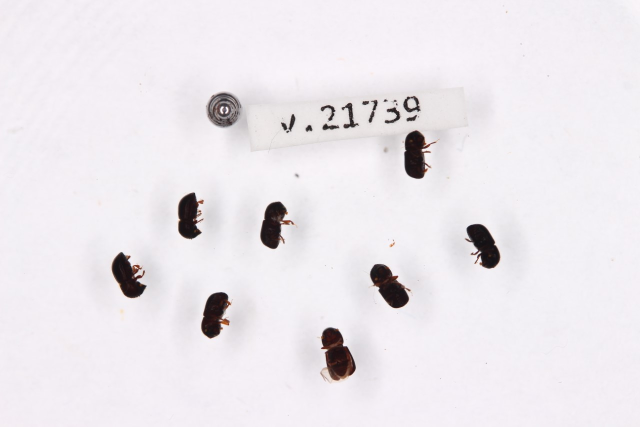
#> input picture ball_image/thumbnail_IMG_0369.jpg, 1280 x 853 px (shown at 1/2 size)
$ jupyter execute --allow-errors calculate_sillhouette_area.ipynb
#> lines starting #> are read from the running program, lines starting #| are printed output that depends on the picture; after the words box and inside, x2 and y2 are one past the last pixel; in counts of white or black regions, pixels touching at a corner belong together
[cell 1]
# Imports
from PIL import Image
import cv2
import numpy as np
import matplotlib.pyplot as plt
import numpy as np

[cell 2]
# [26 lines of commented-out code are left out]

#> (a cell that did not finish here is left out)

[cell 4]
# Read image.
plt.figure(figsize = (15,15))
img = cv2.imread('thumbnail_IMG_0369.jpg', cv2.IMREAD_COLOR)
#> img is the input picture: shape (853, 1280, 3); mean B, G, R 235.6, 230.8, 235.2
output=img.copy()

# Convert to grayscale.
gray_image = cv2.cvtColor(img, cv2.COLOR_BGR2GRAY)
plt.imshow(gray_image)

ret,bw_image = cv2.threshold(gray_image,175,255,cv2.THRESH_BINARY)
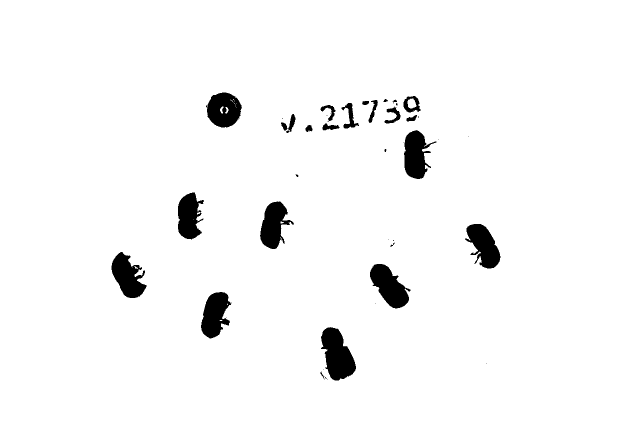
#> bw_image: shape (853, 1280) (shown at 1/2 size); 96.5% white; 46 black regions (21 under 20 px), largest, box (x1, y1, x2, y2) and area: (642, 654, 712, 761) 4776, (740, 528, 821, 617) 4034, (223, 504, 294, 596) 3774
rows = bw_image.shape[0]
#> rows = 853
# plt.imshow(bw_image)

circles = cv2.HoughCircles(bw_image, cv2.HOUGH_GRADIENT, 1.5, rows) #, param1=100, param2=100, minRadius=0, maxRadius=0
#> circles = None
if circles is not None:
    circles = np.round(circles[0, :]).astype("int")
    for (x, y, r) in circles:
        cv2.circle(output, (x, y), r, (0, 255, 0), -1)
        print(x,y,r)
# plt.imshow(output)

[cell 5]
# Read image.
img = cv2.imread('thumbnail_IMG_0369.jpg', cv2.IMREAD_COLOR)

# Convert to grayscale.
gray_image = cv2.cvtColor(img, cv2.COLOR_BGR2GRAY)
gray_image = cv2.blur(gray_image, (3, 3))

output=img.copy()
rows = gray_image.shape[0]
circles = cv2.HoughCircles(gray_image, cv2.HOUGH_GRADIENT, 1.5, rows) #, param1=100, param2=100, minRadius=0, maxRadius=0
#> circles = [[446.2, 216.8, 30.45]]
if circles is not None:
    circles = np.round(circles[0, :]).astype("int")
#> circles = [[446, 217, 30]]
    for (x, y, r) in circles:

         cv2.circle(output, (x, y), r, (0, 255, 0), -1)
         print(x,y,r)
#> this loop made 1 pass
#| 446 217 30
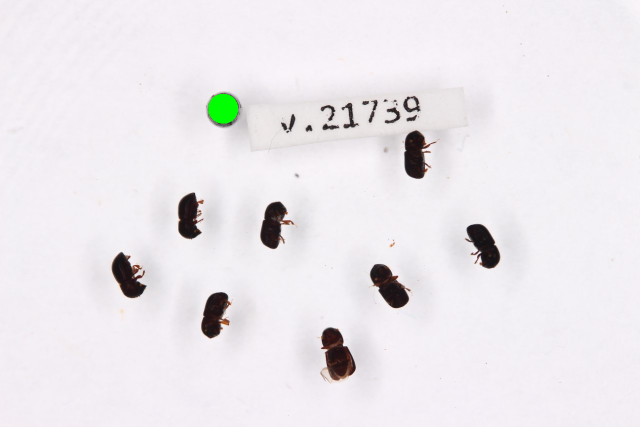
#> output: shape (853, 1280, 3) (shown at 1/2 size); 0.26% of pixels changed, all inside (x1, y1, x2, y2) = (416, 187, 477, 248)
plt.figure(figsize = (15,15))
plt.imshow(output)
